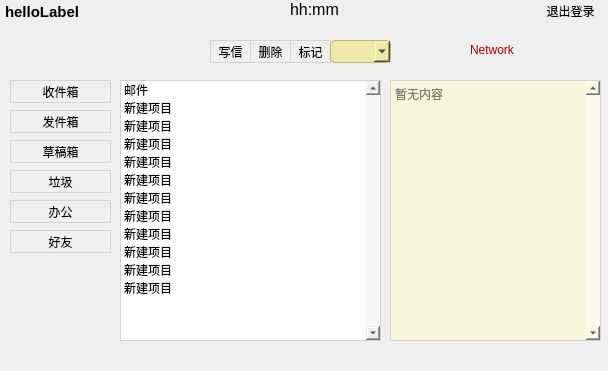
<?xml version="1.0" encoding="UTF-8"?>
<ui version="4.0">
 <class>Widget</class>
 <widget class="QWidget" name="Widget">
  <property name="geometry">
   <rect>
    <x>0</x>
    <y>0</y>
    <width>608</width>
    <height>371</height>
   </rect>
  </property>
  <property name="windowTitle">
   <string>主界面</string>
  </property>
  <property name="styleSheet">
   <string notr="true">font: 25 9pt &quot;微软雅黑 Light&quot;;</string>
  </property>
  <widget class="QLabel" name="timeLabel">
   <property name="geometry">
    <rect>
     <x>290</x>
     <y>0</y>
     <width>51</width>
     <height>16</height>
    </rect>
   </property>
   <property name="styleSheet">
    <string notr="true">font: 25 9pt &quot;微软雅黑 Light&quot;;</string>
   </property>
   <property name="text">
    <string>&lt;html&gt;&lt;head/&gt;&lt;body&gt;&lt;p&gt;&lt;span style=&quot; font-size:12pt; font-weight:400;&quot;&gt;hh:mm&lt;/span&gt;&lt;/p&gt;&lt;/body&gt;&lt;/html&gt;</string>
   </property>
  </widget>
  <widget class="QLabel" name="helloLabel">
   <property name="geometry">
    <rect>
     <x>5</x>
     <y>2</y>
     <width>151</width>
     <height>21</height>
    </rect>
   </property>
   <property name="styleSheet">
    <string notr="true">font: 25 9pt &quot;微软雅黑 Light&quot;;</string>
   </property>
   <property name="text">
    <string>&lt;html&gt;&lt;head/&gt;&lt;body&gt;&lt;p&gt;&lt;span style=&quot; font-size:11pt; font-weight:600;&quot;&gt;helloLabel&lt;/span&gt;&lt;/p&gt;&lt;/body&gt;&lt;/html&gt;</string>
   </property>
  </widget>
  <widget class="QPushButton" name="inboxBtn">
   <property name="geometry">
    <rect>
     <x>10</x>
     <y>80</y>
     <width>101</width>
     <height>23</height>
    </rect>
   </property>
   <property name="styleSheet">
    <string notr="true">QPushButton{border:1px solid lightgray; } 
QPushButton:hover{border-color:green;}</string>
   </property>
   <property name="text">
    <string>收件箱</string>
   </property>
  </widget>
  <widget class="QPushButton" name="workBtn">
   <property name="geometry">
    <rect>
     <x>10</x>
     <y>200</y>
     <width>101</width>
     <height>23</height>
    </rect>
   </property>
   <property name="styleSheet">
    <string notr="true">QPushButton{border:1px solid lightgray; } 
QPushButton:hover{border-color:green;}</string>
   </property>
   <property name="text">
    <string>办公</string>
   </property>
  </widget>
  <widget class="QPushButton" name="friendBtn">
   <property name="geometry">
    <rect>
     <x>10</x>
     <y>230</y>
     <width>101</width>
     <height>23</height>
    </rect>
   </property>
   <property name="styleSheet">
    <string notr="true">QPushButton{border:1px solid lightgray; } 
QPushButton:hover{border-color:green;}</string>
   </property>
   <property name="text">
    <string>好友</string>
   </property>
  </widget>
  <widget class="QPushButton" name="contactBtn">
   <property name="geometry">
    <rect>
     <x>10</x>
     <y>140</y>
     <width>101</width>
     <height>23</height>
    </rect>
   </property>
   <property name="styleSheet">
    <string notr="true">QPushButton{border:1px solid lightgray; } 
QPushButton:hover{border-color:green;}</string>
   </property>
   <property name="text">
    <string>草稿箱</string>
   </property>
  </widget>
  <widget class="QPushButton" name="outboxBtn">
   <property name="geometry">
    <rect>
     <x>10</x>
     <y>110</y>
     <width>101</width>
     <height>23</height>
    </rect>
   </property>
   <property name="styleSheet">
    <string notr="true">QPushButton{border:1px solid lightgray; } 
QPushButton:hover{border-color:green;}</string>
   </property>
   <property name="text">
    <string>发件箱</string>
   </property>
  </widget>
  <widget class="QPushButton" name="emailBtn">
   <property name="geometry">
    <rect>
     <x>10</x>
     <y>170</y>
     <width>101</width>
     <height>23</height>
    </rect>
   </property>
   <property name="styleSheet">
    <string notr="true">QPushButton{border:1px solid lightgray; } 
QPushButton:hover{border-color:green;}</string>
   </property>
   <property name="text">
    <string>垃圾</string>
   </property>
  </widget>
  <widget class="QPushButton" name="delBtn">
   <property name="geometry">
    <rect>
     <x>250</x>
     <y>40</y>
     <width>41</width>
     <height>23</height>
    </rect>
   </property>
   <property name="styleSheet">
    <string notr="true">QPushButton{border:1px solid lightgray; } 
QPushButton:hover{border-color:green;}</string>
   </property>
   <property name="text">
    <string>删除</string>
   </property>
  </widget>
  <widget class="QPushButton" name="pushButton_9">
   <property name="geometry">
    <rect>
     <x>290</x>
     <y>40</y>
     <width>41</width>
     <height>23</height>
    </rect>
   </property>
   <property name="styleSheet">
    <string notr="true">QPushButton{border:1px solid lightgray; } 
QPushButton:hover{border-color:green;}</string>
   </property>
   <property name="text">
    <string>标记</string>
   </property>
  </widget>
  <widget class="QTextEdit" name="textEdit">
   <property name="geometry">
    <rect>
     <x>390</x>
     <y>80</y>
     <width>211</width>
     <height>261</height>
    </rect>
   </property>
   <property name="styleSheet">
    <string notr="true">font: 25 9pt &quot;微软雅黑 Light&quot;;
background-color: rgb(248, 246, 221);
border:1px solid lightgray;
</string>
   </property>
   <property name="verticalScrollBarPolicy">
    <enum>Qt::ScrollBarAlwaysOn</enum>
   </property>
   <property name="readOnly">
    <bool>true</bool>
   </property>
   <property name="html">
    <string>&lt;!DOCTYPE HTML PUBLIC &quot;-//W3C//DTD HTML 4.0//EN&quot; &quot;http://www.w3.org/TR/REC-html40/strict.dtd&quot;&gt;
&lt;html&gt;&lt;head&gt;&lt;meta name=&quot;qrichtext&quot; content=&quot;1&quot; /&gt;&lt;style type=&quot;text/css&quot;&gt;
p, li { white-space: pre-wrap; }
&lt;/style&gt;&lt;/head&gt;&lt;body style=&quot; font-family:'微软雅黑 Light'; font-size:9pt; font-weight:24; font-style:normal;&quot;&gt;
&lt;p align=&quot;center&quot; style=&quot;-qt-paragraph-type:empty; margin-top:0px; margin-bottom:0px; margin-left:0px; margin-right:0px; -qt-block-indent:0; text-indent:0px;&quot;&gt;&lt;br /&gt;&lt;/p&gt;&lt;/body&gt;&lt;/html&gt;</string>
   </property>
   <property name="placeholderText">
    <string>暂无内容</string>
   </property>
  </widget>
  <widget class="QPushButton" name="sendBtn">
   <property name="geometry">
    <rect>
     <x>210</x>
     <y>40</y>
     <width>41</width>
     <height>23</height>
    </rect>
   </property>
   <property name="styleSheet">
    <string notr="true">QPushButton{border:1px solid lightgray; } 
QPushButton:hover{border-color:green;}</string>
   </property>
   <property name="text">
    <string>写信</string>
   </property>
  </widget>
  <widget class="QComboBox" name="classifyComboBox">
   <property name="geometry">
    <rect>
     <x>330</x>
     <y>40</y>
     <width>61</width>
     <height>23</height>
    </rect>
   </property>
   <property name="styleSheet">
    <string notr="true">QComboBox{background-color: palegoldenrod;border-width: 1px;
border-color: darkkhaki;border-style: solid;border-radius: 5;} 
QComboBox:hover{border-color:green;}</string>
   </property>
  </widget>
  <widget class="QPushButton" name="pushButton">
   <property name="geometry">
    <rect>
     <x>540</x>
     <y>0</y>
     <width>61</width>
     <height>21</height>
    </rect>
   </property>
   <property name="styleSheet">
    <string notr="true">QPushButton{border:0px solid lightgray; background-color:transparent} 
QPushButton:hover{color:green;}</string>
   </property>
   <property name="text">
    <string>退出登录</string>
   </property>
  </widget>
  <widget class="QListWidget" name="list2Play">
   <property name="geometry">
    <rect>
     <x>120</x>
     <y>80</y>
     <width>261</width>
     <height>261</height>
    </rect>
   </property>
   <property name="styleSheet">
    <string notr="true">font: 25 9pt &quot;微软雅黑 Light&quot;;
border:1px solid lightgray;</string>
   </property>
   <property name="verticalScrollBarPolicy">
    <enum>Qt::ScrollBarAlwaysOn</enum>
   </property>
   <item>
    <property name="text">
     <string>邮件</string>
    </property>
   </item>
   <item>
    <property name="text">
     <string>新建项目</string>
    </property>
   </item>
   <item>
    <property name="text">
     <string>新建项目</string>
    </property>
   </item>
   <item>
    <property name="text">
     <string>新建项目</string>
    </property>
   </item>
   <item>
    <property name="text">
     <string>新建项目</string>
    </property>
   </item>
   <item>
    <property name="text">
     <string>新建项目</string>
    </property>
   </item>
   <item>
    <property name="text">
     <string>新建项目</string>
    </property>
   </item>
   <item>
    <property name="text">
     <string>新建项目</string>
    </property>
   </item>
   <item>
    <property name="text">
     <string>新建项目</string>
    </property>
   </item>
   <item>
    <property name="text">
     <string>新建项目</string>
    </property>
   </item>
   <item>
    <property name="text">
     <string>新建项目</string>
    </property>
   </item>
   <item>
    <property name="text">
     <string>新建项目</string>
    </property>
   </item>
  </widget>
  <widget class="QLabel" name="Networklabel">
   <property name="geometry">
    <rect>
     <x>470</x>
     <y>40</y>
     <width>111</width>
     <height>20</height>
    </rect>
   </property>
   <property name="styleSheet">
    <string notr="true">color: rgb(170, 0, 0);</string>
   </property>
   <property name="text">
    <string>Network</string>
   </property>
  </widget>
 </widget>
 <layoutdefault spacing="6" margin="11"/>
 <resources/>
 <connections/>
</ui>
